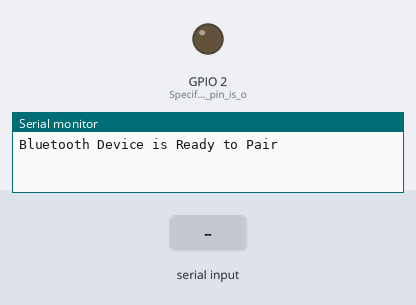
The sketch below on a simulated ESP32. Shown: output pins drawn as LEDs (lit = HIGH), the last lines printed to the serial monitor. The inputs (shaded band) are chosen by the test bench. Nothing arrives over Bluetooth unless stated.

Above: at 1.2 s.
1.3 s: "1" received over the second serial link
At 2.5 s:
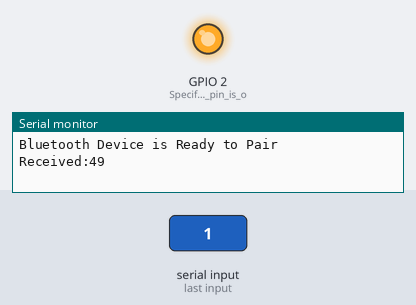
2.8 s: "0" received over the second serial link
At 3.9 s:
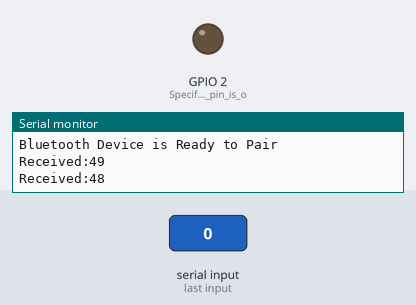
Timing chart, 0 to 5.8 s (numbered marks = the images above; inputs shaded):
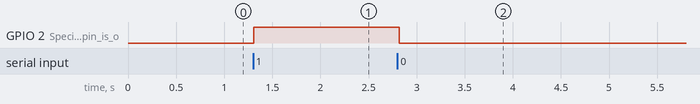

The sketch:

serial_bluetooth.ino
```cpp
/*Program to control LED (ON/OFF) from ESP32 using Serial Bluetooth
 * Thanks to Neil Kolbans for his efoorts in adding the support to Arduino IDE
 * Turotial on: www.circuitdigest.com
 */

#include "BluetoothSerial.h" //Header File for Serial Bluetooth, will be added by default into Arduino

BluetoothSerial ESP_BT; //Object for Bluetooth

int incoming;

void setup() {
  Serial.begin(9600); //Start Serial monitor in 9600
  ESP_BT.begin("ESP32_TEHN"); //Name of your Bluetooth Signal
  Serial.println("Bluetooth Device is Ready to Pair");

  pinMode (LED_BUILTIN, OUTPUT);//Specify that LED pin is output
}

void loop() {

  if (ESP_BT.available()) //Check if we receive anything from Bluetooth
  {
    incoming = ESP_BT.read(); //Read what we recevive
    Serial.print("Received:");
    Serial.println(incoming);

    if (incoming == 49)
    {
        digitalWrite(LED_BUILTIN, HIGH);
        ESP_BT.println("LED turned ON");
    }

    if (incoming == 48)
    {
        digitalWrite(LED_BUILTIN, LOW);
        ESP_BT.println("LED turned OFF");
    }
  }
  delay(20);
}
```

Measured:
- after the input at 1.3 s, GPIO 2 (Specify_that_LED_pin_is_o): LOW → HIGH at once
- after the input at 2.8 s, GPIO 2 (Specify_that_LED_pin_is_o): HIGH → LOW at once
